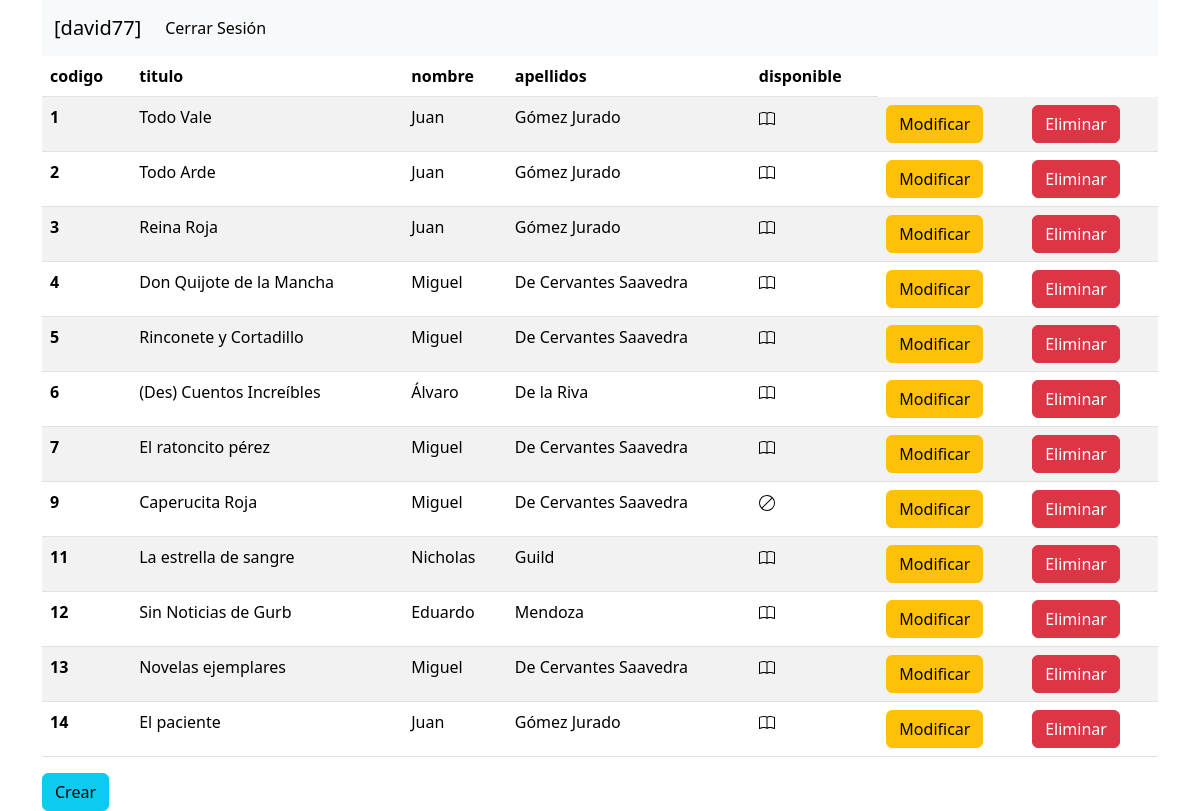
The page /index.php (signed in) on the database its author committed.
### tables this page shows
CREATE TABLE `libros` (
  `codigo` int(11) NOT NULL,
  `titulo` varchar(255) DEFAULT NULL,
  `codigo_autor` int(11) NOT NULL,
  `disponible` tinyint(1) DEFAULT NULL
);

CREATE TABLE `autores` (
  `codigo_autor` int(11) NOT NULL,
  `nombre` varchar(255) DEFAULT NULL,
  `apellidos` varchar(255) DEFAULT NULL,
  `año_nacimiento` varchar(4) DEFAULT NULL
);

### php/C_SQL.php (called while the page is built, shortened)
<?php
require_once ("funciones.php");
class SQL extends Errores{
    public function __construct($server,$usern,$pass,$dbname){
        $this->servername=$server;
        $this->dbname=$dbname;
        try{
        $dsn = "mysql:host=$this->servername;dbname=$this->dbname";
        $this->con = new PDO($dsn, $usern, $pass);
    } catch (PDOException $e) {
        $this->error($e->getMessage());
    }
    }
}
class BBDD extends SQL{
    public function getLibros(){
        try{
            $stmt = $this->con->query(Queries::GET_LIBROS);
            return $stmt->fetchAll(PDO::FETCH_ASSOC);
         }catch (PDOException $e){
             $this->error($e->getMessage());
         }
 return null;
    }
}
?>

### php/configuracion.php (called while the page is built)
<?php
$pathfile=str_ends_with(dirname($_SERVER['PHP_SELF']),"/php")?"../":"./";
$config = parse_ini_file($pathfile. 'config/database.ini');
?>

### php/funciones.php (the view, shortened to what this page needs)
<?php
require_once("C_SQL.php");
require_once("C_iconos.php");
function pintaCabecera ($a){
    ?>
    <thead>
        <?php
          echo "<tr>";
           $i=0;
        foreach($a[0] as $k=>$v){
            if ($i++==0){
                echo "<th  scope='col'>$k</th>";
            }else{
                echo "<th>$k</th>";
            }
        }
        echo "</tr>";
?>
    </thead>
    <?php
}
function pintaDisponibilidad($d){
    return ($d==1?Icono::disponible():Icono::nodisponible());
}
function pintalibros($arrayasociativo){
    ?>
    <?php
    pintaCabecera($arrayasociativo);
    foreach($arrayasociativo as $row){
        echo "<tr><th scope='row'>" . $row["codigo"] . "</th>";
        echo "<td" . $row["codigo"] . "</td>";
        echo "<td>" . $row["titulo"] . "</td>";
        echo "<td>" . $row["nombre"] . "</td>";
        echo "<td>" . $row["apellidos"] . "</td>";
        echo "<td>" . pintaDisponibilidad($row["disponible"]) . "</td>";
        echo"<td><button type='button' class='btn btn-warning' onclick='modificalibro(" . $row["codigo"] . ");'>Modificar</button></td>";
        echo"<td><button type='button' class='btn btn-danger' onclick='eliminalibro(" . $row["codigo"] . ");'>Eliminar</button></td>";
        echo "</tr>";
    }
    ?>
<?php
}
    ?>
    </div><?php
function pintaBarraDeNavegacion($usuario){
    ?>
    <nav class="navbar navbar-expand-lg bg-light">
  <div class="container-fluid">
    <a class="navbar-brand" href="#" onclick="alert('usuario activo es ' + '<?=$usuario?>');">[<?=$usuario?>]</a>
    <div class="collapse navbar-collapse" id="navbarSupportedContent">
      <ul class="navbar-nav me-auto mb-2 mb-lg-0">
        <li class="nav-item">
          <a class="nav-link active" aria-current="page" href="php/cerrarsesion.php">Cerrar Sesión</a>
        </li>
    </div>
  </div>
</nav>
<?php
}
?>

### index.php (shortened to what this page needs)
<!DOCTYPE html>
<?php
require_once("php/header.php");
require_once("php/funciones.php");
?>
<html lang="en">
<head>
</head>
<body>
    <div class="container">
    <?=pintaBarraDeNavegacion($_SESSION["usuario"]);?>
        <div class="row">
            <?php
            require_once("php/muestralibros.php");
            ?>
        </div>
        <div class="row">
            <div class="col-6">
                <button type="button" class="btn btn-info" onclick="muestra('formulariolibros');">Crear</button>
            </div>
        </div>
    </div>
</body>
</html>

### php/header.php (shortened to what this page needs)
<?php
   $pathfolder=(!str_ends_with($_SERVER['PHP_SELF'],'login.php'))?"":"../";
?>
<link href="https://cdn.jsdelivr.net/npm/bootstrap@5.3.2/dist/css/bootstrap.min.css" rel="stylesheet">
<link rel="stylesheet" href="<?=$pathfolder?>css/estilos.css">

### php/muestraLibros.php
<?php
require_once "configuracion.php";
require_once "C_SQL.php";
require_once "funciones.php";
$bd = new BBDD();
$resultado=$bd->getLibros();
?>
<div class="col">
    <table class="table table-striped">
        <?php
            pintalibros($resultado);
            ?>
    </table>
</div>

### php/C_iconos.php (shortened to what this page needs)
<?php
class Icono{
public static function nodisponible(){
  return "<svg xmlns='http://www.w3.org/2000/svg' width='16' height='16' fill='currentColor' class='bi bi-ban' viewBox='0 0 16 16'>
  <path d='M15 8a6.973 6.973 0 0 0-1.71-4.584l-9.874 9.875A7 7 0 0 0 15 8M2.71 12.584l9.874-9.875a7 7 0 0 0-9.874 9.874ZM16 8A8 8 0 1 1 0 8a8 8 0 0 1 16 0'/>
</svg>";
}
}
?>

### rows shown on the page
libros: codigo "1", titulo "Todo Vale", autores.nombre "Juan", autores.apellidos "Gómez Jurado"
libros: codigo "2", titulo "Todo Arde", autores.nombre "Juan", autores.apellidos "Gómez Jurado"
libros: codigo "3", titulo "Reina Roja", autores.nombre "Juan", autores.apellidos "Gómez Jurado"
libros: codigo "4", titulo "Don Quijote de la Mancha", autores.nombre "Miguel", autores.apellidos "De Cervantes Saavedra"
libros: codigo "5", titulo "Rinconete y Cortadillo", autores.nombre "Miguel", autores.apellidos "De Cervantes Saavedra"
libros: codigo "6", titulo "(Des) Cuentos Increíbles", autores.nombre "Álvaro", autores.apellidos "De la Riva"
libros: codigo "7", titulo "El ratoncito pérez", autores.nombre "Miguel", autores.apellidos "De Cervantes Saavedra"
libros: codigo "9", titulo "Caperucita Roja", autores.nombre "Miguel", autores.apellidos "De Cervantes Saavedra"
libros: codigo "11", titulo "La estrella de sangre", autores.nombre "Nicholas", autores.apellidos "Guild"
libros: codigo "12", titulo "Sin Noticias de Gurb", autores.nombre "Eduardo", autores.apellidos "Mendoza"
libros: codigo "13", titulo "Novelas ejemplares", autores.nombre "Miguel", autores.apellidos "De Cervantes Saavedra"
libros: codigo "14", titulo "El paciente", autores.nombre "Juan", autores.apellidos "Gómez Jurado"

### other values the page prints
$usuario "david77"
$k "codigo"
$k "titulo"
$k "nombre"
$k "apellidos"
$k "disponible"
